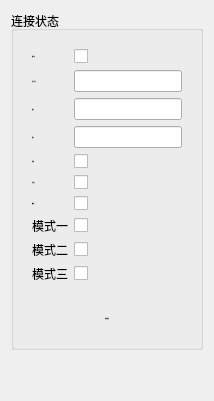
                <widget class="QWidget" name="tab_2">
                 <attribute name="title">
                  <string>硬件连接</string>
                 </attribute>
                 <layout class="QHBoxLayout" name="horizontalLayout_21">
                  <item>
                   <layout class="QVBoxLayout" name="verticalLayout_8">
                    <item>
                     <widget class="QGroupBox" name="groupBox">
                      <property name="title">
                       <string>连接状态</string>
                      </property>
                      <layout class="QHBoxLayout" name="horizontalLayout_7">
                       <item>
                        <layout class="QVBoxLayout" name="verticalLayout_2" stretch="5,0">
                         <item>
                          <widget class="QWidget" name="widget_6" native="true">
                           <property name="layoutDirection">
                            <enum>Qt::LeftToRight</enum>
                           </property>
                           <layout class="QGridLayout" name="gridLayout">
                            <item row="4" column="0">
                             <widget class="QLabel" name="label_7">
                              <property name="font">
                               <font>
                                <family>微软雅黑</family>
                                <pointsize>-1</pointsize>
                                <weight>50</weight>
                                <bold>false</bold>
                               </font>
                              </property>
                              <property name="text">
                               <string>湿度</string>
                              </property>
                              <property name="alignment">
                               <set>Qt::AlignLeading|Qt::AlignLeft|Qt::AlignVCenter</set>
                              </property>
                             </widget>
                            </item>
                            <item row="6" column="1">
                             <widget class="QCheckBox" name="rbtn_translationstage">
                              <property name="text">
                               <string/>
                              </property>
                             </widget>
                            </item>
                            <item row="8" column="0">
                             <widget class="QLabel" name="label_16">
                              <property name="text">
                               <string>模式一</string>
                              </property>
                             </widget>
                            </item>
                            <item row="9" column="0">
                             <widget class="QLabel" name="label_17">
                              <property name="text">
                               <string>模式二</string>
                              </property>
                             </widget>
                            </item>
                            <item row="5" column="1">
                             <widget class="QCheckBox" name="rbtn_voicecoil">
                              <property name="text">
                               <string/>
                              </property>
                             </widget>
                            </item>
                            <item row="3" column="1">
                             <widget class="QLineEdit" name="le_lasertemperature">
                              <property name="alignment">
                               <set>Qt::AlignCenter</set>
                              </property>
                              <property name="dragEnabled">
                               <bool>false</bool>
                              </property>
                             </widget>
                            </item>
                            <item row="7" column="0">
                             <widget class="QLabel" name="label_6">
                              <property name="font">
                               <font>
                                <family>微软雅黑</family>
                                <pointsize>-1</pointsize>
                                <weight>50</weight>
                                <bold>false</bold>
                               </font>
                              </property>
                              <property name="text">
                               <string>数采卡</string>
                              </property>
                              <property name="alignment">
                               <set>Qt::AlignLeading|Qt::AlignLeft|Qt::AlignVCenter</set>
                              </property>
                             </widget>
                            </item>
                            <item row="2" column="0">
                             <widget class="QLabel" name="label_2">
                              <property name="font">
                               <font>
                                <family>微软雅黑</family>
                                <pointsize>-1</pointsize>
                                <weight>50</weight>
                                <bold>false</bold>
                               </font>
                              </property>
                              <property name="text">
                               <string>运行时间</string>
                              </property>
                              <property name="alignment">
                               <set>Qt::AlignLeading|Qt::AlignLeft|Qt::AlignVCenter</set>
                              </property>
                             </widget>
                            </item>
                            <item row="5" column="0">
                             <widget class="QLabel" name="label_4">
                              <property name="font">
                               <font>
                                <family>微软雅黑</family>
                                <pointsize>-1</pointsize>
                                <weight>50</weight>
                                <bold>false</bold>
                               </font>
                              </property>
                              <property name="text">
                               <string>音圈</string>
                              </property>
                              <property name="alignment">
                               <set>Qt::AlignLeading|Qt::AlignLeft|Qt::AlignVCenter</set>
                              </property>
                             </widget>
                            </item>
                            <item row="2" column="1">
                             <widget class="QLineEdit" name="le_laserruntime">
                              <property name="alignment">
                               <set>Qt::AlignCenter</set>
                              </property>
                              <property name="dragEnabled">
                               <bool>false</bool>
                              </property>
                             </widget>
                            </item>
                            <item row="1" column="0">
                             <widget class="QLabel" name="label">
                              <property name="font">
                               <font>
                                <family>微软雅黑</family>
                                <pointsize>-1</pointsize>
                                <weight>50</weight>
                                <bold>false</bold>
                               </font>
                              </property>
                              <property name="text">
                               <string>激光器</string>
                              </property>
                              <property name="alignment">
                               <set>Qt::AlignLeading|Qt::AlignLeft|Qt::AlignVCenter</set>
                              </property>
                             </widget>
                            </item>
                            <item row="1" column="1">
                             <widget class="QCheckBox" name="rbtn_laser">
                              <property name="text">
                               <string/>
                              </property>
                             </widget>
                            </item>
                            <item row="3" column="0">
                             <widget class="QLabel" name="label_3">
                              <property name="font">
                               <font>
                                <family>微软雅黑</family>
                                <pointsize>-1</pointsize>
                                <weight>50</weight>
                                <bold>false</bold>
                               </font>
                              </property>
                              <property name="text">
                               <string>温度</string>
                              </property>
                              <property name="alignment">
                               <set>Qt::AlignLeading|Qt::AlignLeft|Qt::AlignVCenter</set>
                              </property>
                             </widget>
                            </item>
                            <item row="4" column="1">
                             <widget class="QLineEdit" name="le_laserhumidity">
                              <property name="alignment">
                               <set>Qt::AlignCenter</set>
                              </property>
                              <property name="dragEnabled">
                               <bool>false</bool>
                              </property>
                             </widget>
                            </item>
                            <item row="8" column="1">
                             <widget class="QCheckBox" name="checkBox">
                              <property name="text">
                               <string/>
                              </property>
                             </widget>
                            </item>
                            <item row="7" column="1">
                             <widget class="QCheckBox" name="rbtn_Digitaltseka">
                              <property name="text">
                               <string/>
                              </property>
                             </widget>
                            </item>
                            <item row="6" column="0">
                             <widget class="QLabel" name="label_5">
                              <property name="font">
                               <font>
                                <family>微软雅黑</family>
                                <pointsize>-1</pointsize>
                                <weight>50</weight>
                                <bold>false</bold>
                               </font>
                              </property>
                              <property name="text">
                               <string>平移台</string>
                              </property>
                              <property name="alignment">
                               <set>Qt::AlignLeading|Qt::AlignLeft|Qt::AlignVCenter</set>
                              </property>
                             </widget>
                            </item>
                            <item row="9" column="1">
                             <widget class="QCheckBox" name="checkBox_2">
                              <property name="text">
                               <string/>
                              </property>
                             </widget>
                            </item>
                            <item row="10" column="0">
                             <widget class="QLabel" name="label_18">
                              <property name="text">
                               <string>模式三</string>
                              </property>
                             </widget>
                            </item>
                            <item row="10" column="1">
                             <widget class="QCheckBox" name="checkBox_3">
                              <property name="text">
                               <string/>
                              </property>
                             </widget>
                            </item>
                           </layout>
                          </widget>
                         </item>
                         <item alignment="Qt::AlignHCenter">
                          <widget class="QPushButton" name="btn_hardwareconnection">
                           <property name="sizePolicy">
                            <sizepolicy hsizetype="Maximum" vsizetype="Maximum">
                             <horstretch>50</horstretch>
                             <verstretch>50</verstretch>
                            </sizepolicy>
                           </property>
                           <property name="minimumSize">
                            <size>
                             <width>150</width>
                             <height>40</height>
                            </size>
                           </property>
                           <property name="font">
                            <font>
                             <family>微软雅黑</family>
                             <pointsize>-1</pointsize>
                             <weight>50</weight>
                             <bold>false</bold>
                            </font>
                           </property>
                           <property name="text">
                            <string>硬件连接</string>
                           </property>
                           <property name="flat">
                            <bool>true</bool>
                           </property>
                          </widget>
                         </item>
                        </layout>
                       </item>
                      </layout>
                     </widget>
                    </item>
                    <item>
                     <spacer name="verticalSpacer_2">
                      <property name="orientation">
                       <enum>Qt::Vertical</enum>
                      </property>
                      <property name="sizeHint" stdset="0">
                       <size>
                        <width>20</width>
                        <height>40</height>
                       </size>
                      </property>
                     </spacer>
                    </item>
                   </layout>
                  </item>
                 </layout>
                </widget>
